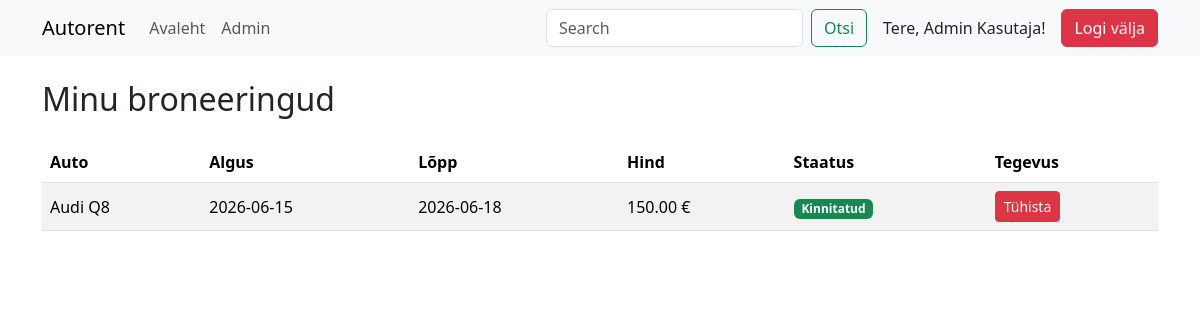
Screenshot of /my_reservations.php (signed in) with the database file from the repository.
### tables this page shows
CREATE TABLE `reservations` (
  `id` int(11) NOT NULL AUTO_INCREMENT,
  `user_id` int(11) NOT NULL,
  `car_id` int(11) NOT NULL,
  `start_date` date NOT NULL,
  `end_date` date NOT NULL,
  `total_price` decimal(10,2) NOT NULL,
  `status` enum('pending','confirmed','cancelled') NOT NULL DEFAULT 'pending',
  `created_at` timestamp NULL DEFAULT current_timestamp(),
  PRIMARY KEY (`id`),
  KEY `user_id` (`user_id`),
  KEY `car_id` (`car_id`),
  CONSTRAINT `reservations_ibfk_1` FOREIGN KEY (`user_id`) REFERENCES `users` (`id`),
  CONSTRAINT `reservations_ibfk_2` FOREIGN KEY (`car_id`) REFERENCES `cars` (`id`)
);

CREATE TABLE `cars` (
  `id` int(4) NOT NULL AUTO_INCREMENT,
  `mark` varchar(255) NOT NULL,
  `model` varchar(255) NOT NULL,
  `engine` varchar(255) NOT NULL,
  `fuel` varchar(255) NOT NULL,
  `price` int(4) NOT NULL,
  `image` varchar(255) NOT NULL,
  `year` year(4) NOT NULL,
  `transmission` varchar(225) NOT NULL,
  `seats` int(1) NOT NULL,
  `description` varchar(255) NOT NULL,
  `status` enum('vaba','rendidud','hoolduses') NOT NULL,
  PRIMARY KEY (`id`)
);

### my_reservations.php (the view, shortened to what this page needs)
<?php
include('config.php');
$user_id = $_SESSION['user_id'];
$sql = "
SELECT
    reservations.id,
    reservations.start_date,
    reservations.end_date,
    reservations.total_price,
    reservations.status,
    cars.mark,
    cars.model
FROM reservations
JOIN cars ON reservations.car_id = cars.id
WHERE reservations.user_id = ?
ORDER BY reservations.created_at DESC
";
$stmt = mysqli_prepare($yhendus, $sql);
mysqli_stmt_bind_param($stmt, "i", $user_id);
mysqli_stmt_execute($stmt);
$result = mysqli_stmt_get_result($stmt);
?>
<?php include('header.php'); ?>
<div class="container">
    <h2>Minu broneeringud</h2>
    <table class="table table-striped table-hover align-middle mt-4">
        <thead>
            <tr>
                <th>Auto</th>
                <th>Algus</th>
                <th>Lõpp</th>
                <th>Hind</th>
                <th>Staatus</th>
                <th>Tegevus</th>
            </tr>
        </thead>
        <tbody>
        <?php while($rida = mysqli_fetch_assoc($result)) { ?>
            <tr>
                <td>
                    <?= htmlspecialchars($rida['mark'] . ' ' . $rida['model']); ?>
                </td>
                <td>
                    <?= htmlspecialchars($rida['start_date']); ?>
                </td>
                <td>
                    <?= htmlspecialchars($rida['end_date']); ?>
                </td>
                <td>
                    <?= htmlspecialchars($rida['total_price']); ?> €
                </td>
                <td>
                    <?php
                    if ($rida['status'] == 'pending') {
                        echo '<span class="badge bg-warning text-dark">Ootel</span>';
                    }
                    elseif ($rida['status'] == 'confirmed') {
                        echo '<span class="badge bg-success">Kinnitatud</span>';
                    }
                    elseif ($rida['status'] == 'cancelled') {
                        echo '<span class="badge bg-danger">Tühistatud</span>';
                    }
                    else {
                        echo htmlspecialchars($rida['status']);
                    }
                    ?>
                </td>
                <td>
                    <?php if ($rida['status'] != 'cancelled') { ?>
                        <a href="my_reservations.php?cancel=<?= (int)$rida['id']; ?>"
                           class="btn btn-danger btn-sm"
                           onclick="return confirm('Kas oled kindel, et soovid broneeringu tühistada?');">
                            Tühista
                        </a>
                    <?php } else { ?>
                        <span class="text-muted">Tühistatud</span>
                    <?php } ?>
                </td>
            </tr>
        <?php } ?>
        </tbody>
    </table>
</div>
</body>
</html>

### rows the page displays
reservations: car.model "Audi Q8", start_date "2026-06-15", end_date "2026-06-18", total_price "150.00", status "Kinnitatud"

### other values shown
$_SESSION['first_name'] "Admin"
$_SESSION['last_name'] "Kasutaja"
